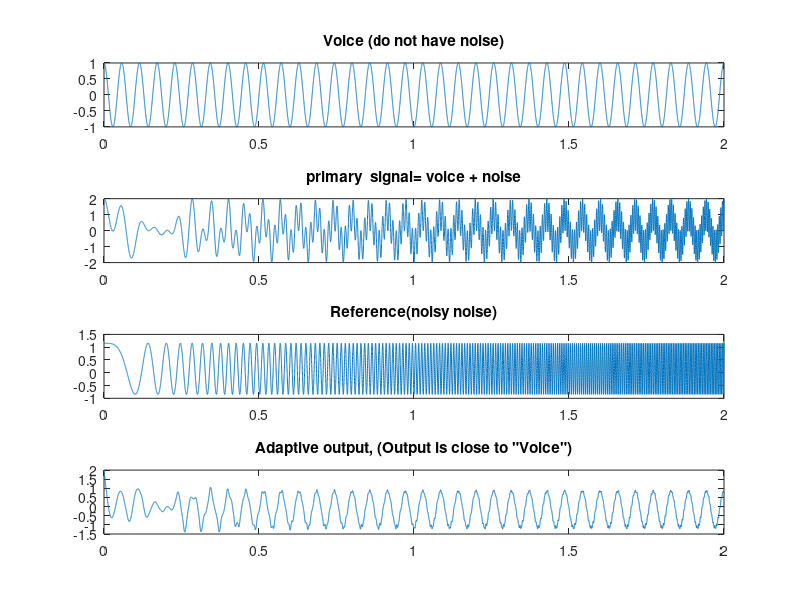

Recreate this plot in MATLAB.
%Inoise cancellation
%SARVESH DUBEY
%IIEST SHIBPUR
clc;

clear all;

order=2;

size=2;

fv=8192;

t=[0:1/fv:size];

N=fv*size;

f1=35/2;

f2=99/2;

voice=cos(2*pi*f1*t);

subplot(4,1,1)
plot(t, voice);

title('Voice (do not have noise)')

noise=cos(2*pi*f2*t.^2); %noise with increasing frequency

%noise-.1'rand (1, length (voice)); % white noise

primary=voice+noise; %signal with noise

subplot (4,1,2)

plot (t, primary)


title('primary  signal= voice + noise')

ref=noise+.25*rand;

subplot (4,1,3) %noisy noise

plot(t, ref)

title('Reference(noisy noise)');

w=zeros(order, 1);

mu=.006;

for i=1:N-order

 buffer = ref(i:i+order-1);

%points of reference

 desired(i)= primary(i)-buffer*w;

 %reference and coeffs
  w=w+(buffer.*mu*desired(i)/norm(buffer))'; 

end


subplot (4,1,4)

plot (t(order+1:N),desired);

title('Adaptive output, (Output is close to "Voice")')